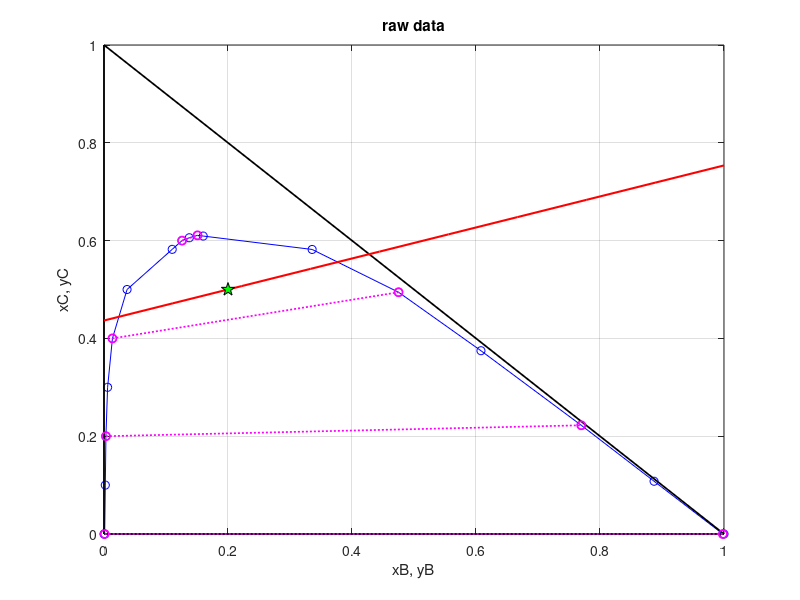
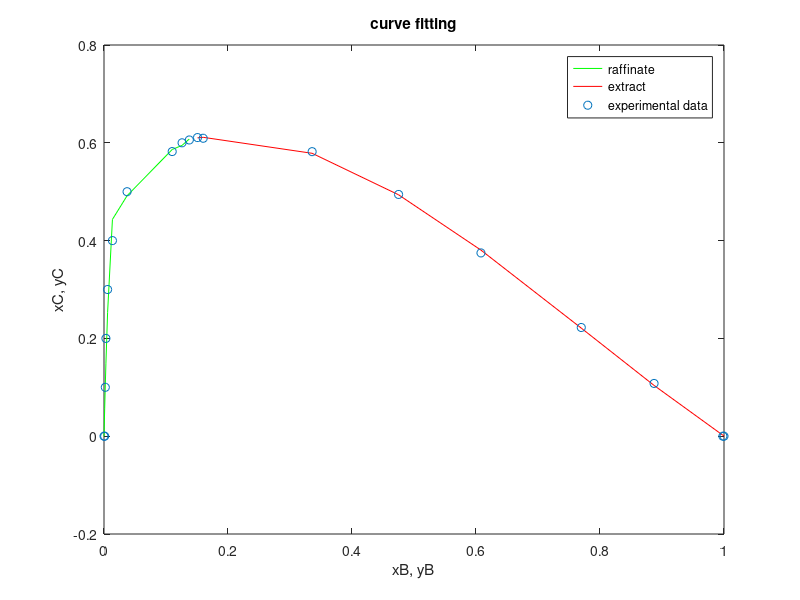
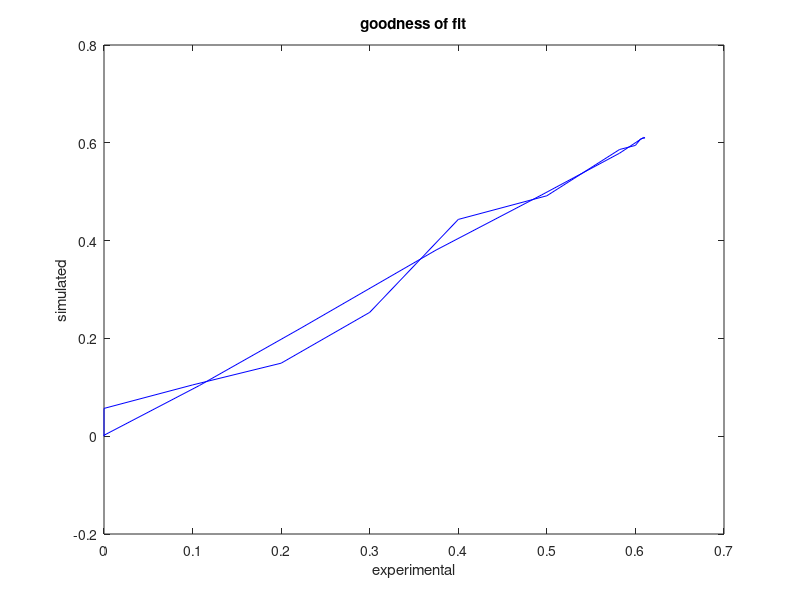
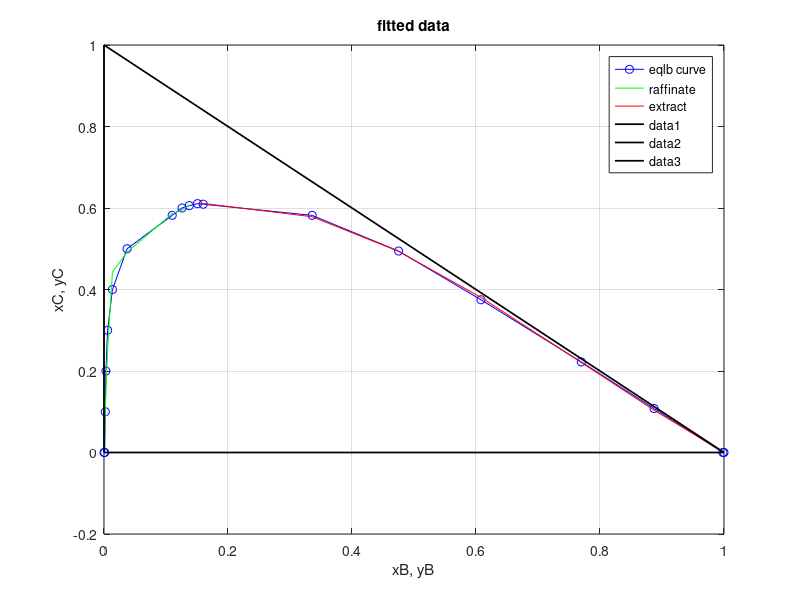

Write MATLAB code to recreate these figures, in order.
B = [0 0.0011 0.0021 0.0031 0.0058 0.0136 0.0372 0.11 0.1259 0.1376 0.1508 0.16 0.3357 0.4751 0.608 0.7698 0.8872 0.9982 1];
C = [0 0 0.1 0.2 0.3 0.4 0.5 0.5821 0.6 0.6058 0.6107 0.6093 0.5819 0.4944 0.3748 0.2223 0.1079 0 0];
figure(1)
plot(B,C,'bo-');
grid on;
hold on;
plot([0 1],[1 0],'k-','linewidth',1.25)
plot([0 0],[1 0],'k-','linewidth',1.25)
plot([0 1],[0 0],'k-','linewidth',1.25)
xlabel("xB, yB");
ylabel("xC, yC");
title("raw data");

tiexc = [0.0 0.2 0.4 0.6];
tieyc = [0.0 0.2223 0.4944 0.6107];
tiexb = [0.0011 0.0031 0.0136 0.1259];
tieyb = [0.9982 0.7698 0.4751 0.1508];

for i = 1:length(tiexc)
plot([tiexb(i) tieyb(i)], [tiexc(i) tieyc(i)], 'mo:', 'linewidth', 1.25);
end

tie_slope = zeros(1,length(tiexc));
for i = 1:length(tiexc)
    tie_slope(i) = (tieyc(i) - tiexc(i))/(tieyb(i) - tiexb(i));
end

My = 0.5;
Mx = 0.2;
if (0 < My) && (My <= 0.2)
slope = 0 + (My - 0) * tie_slope(1) / 0.2;
elseif (0.2 < My) && (My <= 0.4)
slope = tie_slope(2) + (My - 0.2) * (tie_slope(3) - tie_slope(2)) / (0.4 - 0.2);
elseif (0.4 < My) && (My <= 0.6)
slope = tie_slope(3) + (My - 0.4) * (tie_slope(4) - tie_slope(3)) / (0.6 - 0.4);
elseif (My > 0.6)
slope = tie_slope(4) + (My - 0.6) * 0.25 / (My - 0.6);
end

x_vals = linspace(0, 1, 10);
y_vals = slope * (x_vals - Mx) + My;
plot(x_vals, y_vals, 'r-', 'linewidth', 1.5);
plot(Mx, My, 'kp', 'MarkerSize', 10, 'MarkerFaceColor', 'g');

p1 = polyfit(B(1:10), C(1:10), 5);
f1 = polyval(p1, B(1:10));

p2 = polyfit(B(11:19), C(11:19), 3);
f2 = polyval(p2, B(11:19));

figure(2)
plot(B(1:10), f1, 'g');
hold on;
plot(B(11:19), f2, 'r');
hold on;
scatter(B,C,'o');
legend("raffinate", "extract", "experimental data");
title("curve fitting");
xlabel("xB, yB");
ylabel("xC, yC");

figure(3)
f = [f1 f2];
plot(C, f, 'b');
xlabel("experimental");
ylabel("simulated");
title("goodness of fit");

sum1=0;
for i=1:10
    sum1=sum1+(f1(i) - C(i))^2;
end
rmse = sqrt((sum1)/10);
disp(rmse);

sum2=0;
for i=11:19
    sum2=sum2+(f2(i-10) - C(i))^2;
end
rmse1 = sqrt((sum2)/9);
disp(rmse1);

figure(4)
plot(B,C,'bo-');
grid on;
hold on;
plot(B(1:10), f1, 'g');
hold on;
plot(B(11:19), f2, 'r');
hold on;
legend("eqlb curve", "raffinate", "extract", "experimental data");
plot([0 1],[1 0],'k-','linewidth',1.25)
plot([0 0],[1 0],'k-','linewidth',1.25)
plot([0 1],[0 0],'k-','linewidth',1.25)
xlabel("xB, yB");
ylabel("xC, yC");
title("fitted data");
